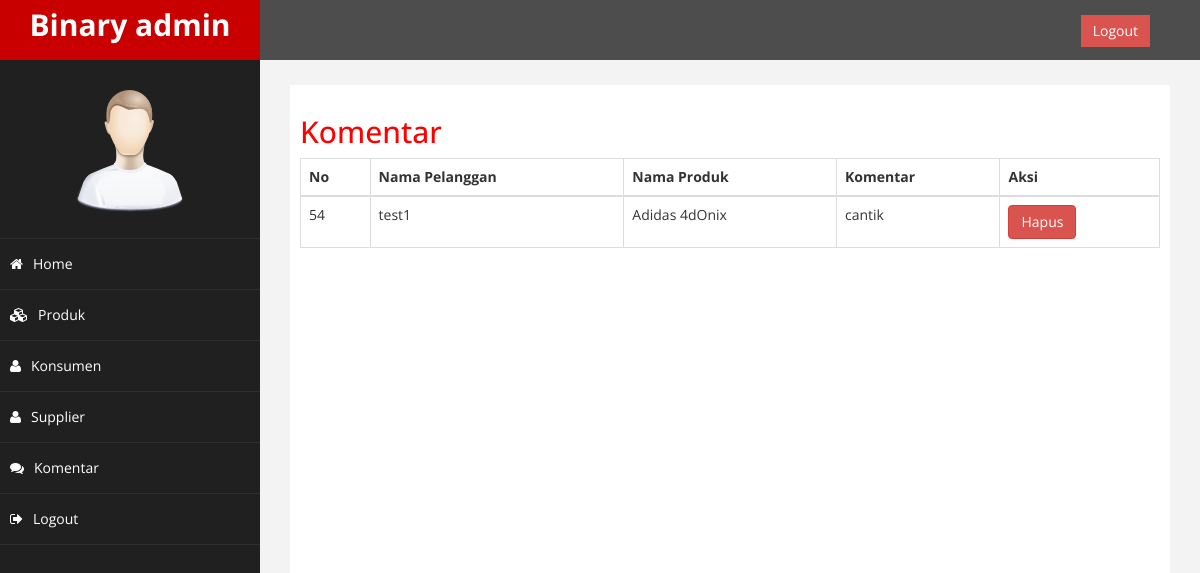
/index_admin.php?halaman=komentar (signed in), run on an earlier commit of the app's database.
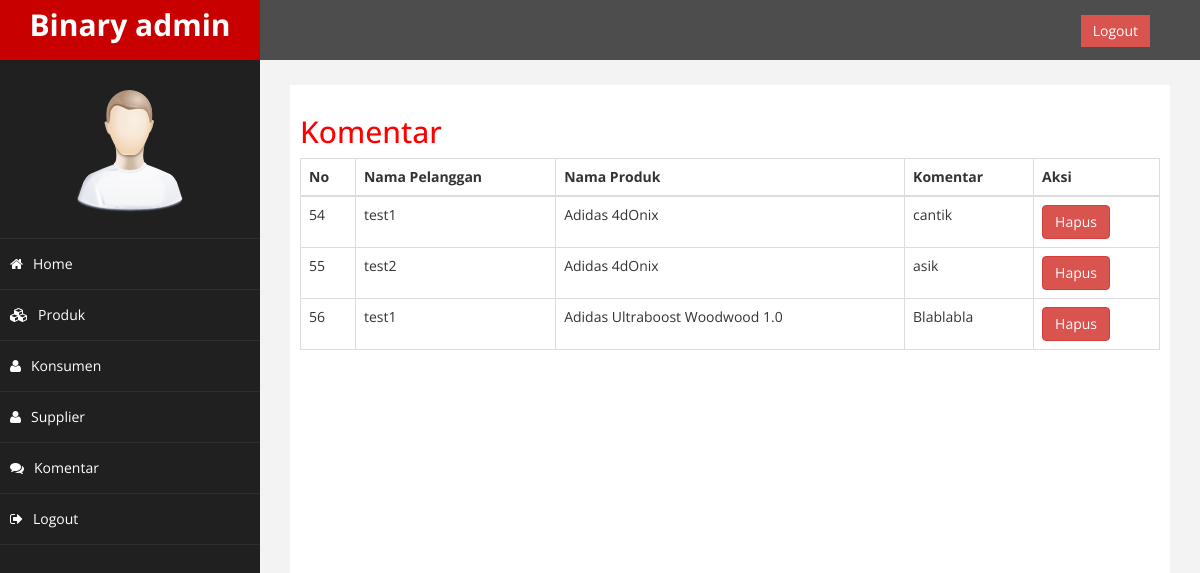
And on a later commit of the database.
### tables this page shows
CREATE TABLE `komentar` (
  `id_komentar` int(10) NOT NULL,
  `komentar` varchar(200) NOT NULL,
  `nama` varchar(100) NOT NULL,
  `id_produk` int(10) NOT NULL,
  `id_supplier` int(11) NOT NULL,
  `nama_produk` varchar(100) NOT NULL,
  `nilai` int(11) NOT NULL
);

### komentar.php (the view)
<h2>Komentar</h2>
	<table class="table table-bordered">
		<thead>
			<tr>
				<th>No</th>
				<th>Nama Pelanggan</th>
				<th>Nama Produk</th>
				<th>Komentar</th>
				<th>Aksi</th>
			</tr>
		</thead>
		<tbody>
			<?php $ambil = $koneksi->query ("SELECT * FROM komentar"); ?>
			<?php while($pecah = $ambil->fetch_assoc()){?>
			<tr>
				<td><?php echo $pecah['id_komentar']; ?></td>
				<td><?php echo $pecah['nama'];?></td>
				<td><?php echo $pecah['nama_produk'];?></td>
				<td><?php echo $pecah['komentar'];?></td>
				<td>
					<a href="index_admin.php?halaman=hapus_komentar&id=<?php echo$pecah['id_komentar']; ?>" class="btn-danger btn">Hapus</a>
				</td>
			</tr>
			<?php } ?>
		</tbody>
	</table>

What changed in the data, as far as the page shows it:
added komentar: id_komentar "55", nama "test2", nama_produk "Adidas 4dOnix", komentar "asik"
added komentar: id_komentar "56", nama "test1", nama_produk "Adidas Ultraboost Woodwood 1.0", komentar "Blablabla"
